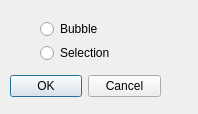
<?xml version="1.0" encoding="UTF-8"?>
<ui version="4.0">
 <class>SortSelectionWindow</class>
 <widget class="QDialog" name="SortSelectionWindow">
  <property name="geometry">
   <rect>
    <x>0</x>
    <y>0</y>
    <width>198</width>
    <height>114</height>
   </rect>
  </property>
  <property name="windowTitle">
   <string>Dialog</string>
  </property>
  <widget class="QDialogButtonBox" name="confirm_button">
   <property name="geometry">
    <rect>
     <x>10</x>
     <y>70</y>
     <width>151</width>
     <height>32</height>
    </rect>
   </property>
   <property name="orientation">
    <enum>Qt::Horizontal</enum>
   </property>
   <property name="standardButtons">
    <set>QDialogButtonBox::Cancel|QDialogButtonBox::Ok</set>
   </property>
  </widget>
  <widget class="QWidget" name="">
   <property name="geometry">
    <rect>
     <x>40</x>
     <y>20</y>
     <width>84</width>
     <height>42</height>
    </rect>
   </property>
   <layout class="QVBoxLayout" name="verticalLayout">
    <item>
     <widget class="QRadioButton" name="bubble_select">
      <property name="text">
       <string>Bubble</string>
      </property>
     </widget>
    </item>
    <item>
     <widget class="QRadioButton" name="selection_select">
      <property name="text">
       <string>Selection</string>
      </property>
     </widget>
    </item>
   </layout>
  </widget>
 </widget>
 <resources/>
 <connections>
  <connection>
   <sender>confirm_button</sender>
   <signal>accepted()</signal>
   <receiver>SortSelectionWindow</receiver>
   <slot>accept()</slot>
   <hints>
    <hint type="sourcelabel">
     <x>248</x>
     <y>254</y>
    </hint>
    <hint type="destinationlabel">
     <x>157</x>
     <y>274</y>
    </hint>
   </hints>
  </connection>
  <connection>
   <sender>confirm_button</sender>
   <signal>rejected()</signal>
   <receiver>SortSelectionWindow</receiver>
   <slot>reject()</slot>
   <hints>
    <hint type="sourcelabel">
     <x>316</x>
     <y>260</y>
    </hint>
    <hint type="destinationlabel">
     <x>286</x>
     <y>274</y>
    </hint>
   </hints>
  </connection>
 </connections>
</ui>
